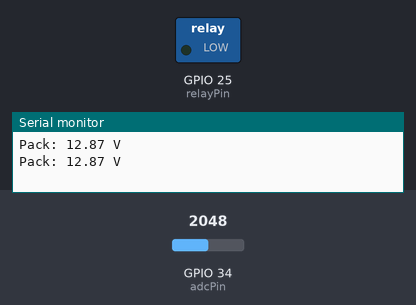
Bench run of a sketch on a simulated ESP32. Parts: switched loads named in the sketch (green lamp = pin HIGH), the last lines printed to the serial monitor. The test bench sets the inputs (shaded band); at power-on: GPIO 34 (adcPin) = 2048 (analog values on the 0–4095 scale).

Above: at 2.8 s.
2.9 s: GPIO 34 (adcPin) set to 2014
5.6 s: GPIO 34 (adcPin) set to 1938
At 6.6 s:
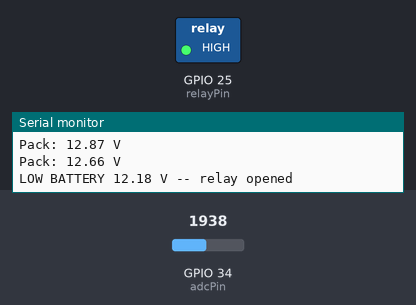
8.3 s: GPIO 34 (adcPin) set to 2047
At 10.9 s:
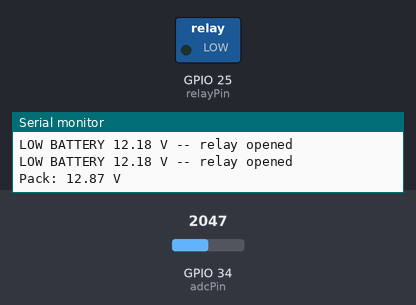
11.5 s: GPIO 34 (adcPin) set to 1228
At 12.4 s:
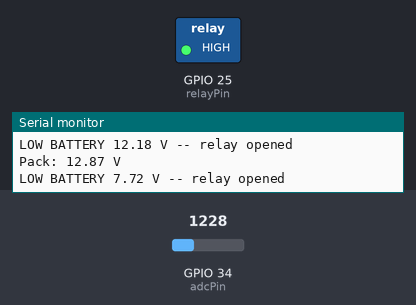
Timing chart, 0 to 14.5 s (numbered marks = the images above; inputs shaded):
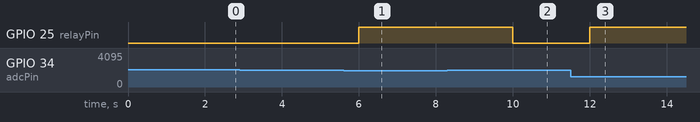

The sketch:

example.ino
```cpp
// Uses an ESP32 to measure 4S pack voltage on ADC34 and toggles a relay on GPIO25 when the pack voltage falls below a configurable cutoff, while printing status to Serial.
//
// Buy this module: https://shillehtek.com/products/4s-30a-18650-lithium-battery-protection-board-14-8v-16v-with-cable
// Full manual: https://shillehtek.com/blogs/shillehtek-product-manuals/4s-30a-18650-lithium-battery-protection-board-14-8v-16v-with-cable-manual
// More examples: https://github.com/shillehbean/shillehtek-examples
//

// ESP32 reads 4S pack voltage via 680k/100k divider on GPIO34
// Trigger a "low battery" relay on GPIO25 when pack drops below 12.5V

const int adcPin = 34;
const int relayPin = 25;
const float dividerRatio = 7.8;
const float vRef = 3.3;
const float cutoffV = 12.5;

void setup() {
  Serial.begin(115200);
  pinMode(relayPin, OUTPUT);
  digitalWrite(relayPin, LOW);
  analogReadResolution(12);
}

void loop() {
  int raw = analogRead(adcPin);
  float vAdc = (raw / 4095.0) * vRef;
  float vPack = vAdc * dividerRatio;

  if (vPack < cutoffV) {
    digitalWrite(relayPin, HIGH);  // Shut down load
    Serial.printf("LOW BATTERY %.2f V -- relay opened\n", vPack);
  } else {
    digitalWrite(relayPin, LOW);
    Serial.printf("Pack: %.2f V\n", vPack);
  }
  delay(2000);
}
```

Measured:
- the behaviour switches between 1989 and 1988 on GPIO 34 (adcPin) (found by bisection; images 0 and 1)
- after the input at 5.6 s, GPIO 25 (relayPin): LOW → HIGH after 0.40 s
- after the input at 8.3 s, GPIO 25 (relayPin): HIGH → LOW after 1.7 s
- after the input at 11.5 s, GPIO 25 (relayPin): LOW → HIGH after 0.50 s
